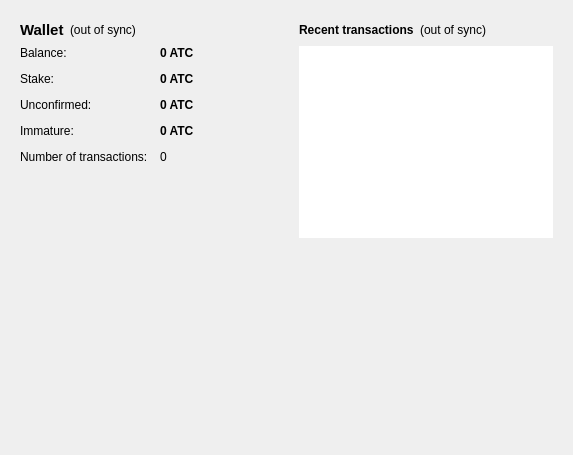
<?xml version="1.0" encoding="UTF-8"?>
<ui version="4.0">
 <class>OverviewPage</class>
 <widget class="QWidget" name="OverviewPage">
  <property name="geometry">
   <rect>
    <x>0</x>
    <y>0</y>
    <width>573</width>
    <height>455</height>
   </rect>
  </property>
  <property name="windowTitle">
   <string>Form</string>
  </property>
  <layout class="QHBoxLayout" name="horizontalLayout" stretch="1,1">
   <item>
    <layout class="QVBoxLayout" name="verticalLayout_2">
     <item>
      <widget class="QFrame" name="frame">
       <layout class="QVBoxLayout" name="verticalLayout_4">
        <item>
         <layout class="QHBoxLayout" name="horizontalLayout_4">
          <item>
           <widget class="QLabel" name="label_5">
            <property name="font">
             <font>
              <pointsize>11</pointsize>
              <weight>75</weight>
              <bold>true</bold>
             </font>
            </property>
            <property name="text">
             <string>Wallet</string>
            </property>
           </widget>
          </item>
          <item>
           <widget class="QLabel" name="labelWalletStatus">
            <property name="toolTip">
             <string>The displayed information may be out of date. Your wallet automatically synchronizes with the AtlasCoin network after a connection is established, but this process has not completed yet.</string>
            </property>
            <property name="text">
             <string notr="true">(out of sync)</string>
            </property>
            <property name="alignment">
             <set>Qt::AlignLeading|Qt::AlignLeft|Qt::AlignVCenter</set>
            </property>
           </widget>
          </item>
          <item>
           <spacer name="horizontalSpacer_2">
            <property name="orientation">
             <enum>Qt::Horizontal</enum>
            </property>
            <property name="sizeHint" stdset="0">
             <size>
              <width>40</width>
              <height>20</height>
             </size>
            </property>
           </spacer>
          </item>
         </layout>
        </item>
        <item>
         <layout class="QFormLayout" name="formLayout_2">
          <property name="fieldGrowthPolicy">
           <enum>QFormLayout::AllNonFixedFieldsGrow</enum>
          </property>
          <property name="horizontalSpacing">
           <number>12</number>
          </property>
          <property name="verticalSpacing">
           <number>12</number>
          </property>
          <item row="0" column="0">
           <widget class="QLabel" name="label">
            <property name="text">
             <string>Balance:</string>
            </property>
           </widget>
          </item>
          <item row="0" column="1">
           <widget class="QLabel" name="labelBalance">
            <property name="font">
             <font>
              <weight>75</weight>
              <bold>true</bold>
             </font>
            </property>
            <property name="cursor">
             <cursorShape>IBeamCursor</cursorShape>
            </property>
            <property name="toolTip">
             <string>Your current balance</string>
            </property>
            <property name="text">
             <string notr="true">0 ATC</string>
            </property>
            <property name="textInteractionFlags">
             <set>Qt::LinksAccessibleByMouse|Qt::TextSelectableByKeyboard|Qt::TextSelectableByMouse</set>
            </property>
           </widget>
          </item>
          <item row="1" column="0">
           <widget class="QLabel" name="label_6">
            <property name="text">
             <string>Stake:</string>
            </property>
           </widget>
          </item>
          <item row="1" column="1">
           <widget class="QLabel" name="labelStake">
            <property name="font">
             <font>
              <weight>75</weight>
              <bold>true</bold>
             </font>
            </property>
            <property name="cursor">
             <cursorShape>IBeamCursor</cursorShape>
            </property>
            <property name="toolTip">
             <string>Total of coins that was staked, and do not yet count toward the current balance</string>
            </property>
            <property name="text">
             <string notr="true">0 ATC</string>
            </property>
            <property name="textInteractionFlags">
             <set>Qt::LinksAccessibleByMouse|Qt::TextSelectableByKeyboard|Qt::TextSelectableByMouse</set>
            </property>
           </widget>
          </item>
          <item row="2" column="0">
           <widget class="QLabel" name="label_3">
            <property name="text">
             <string>Unconfirmed:</string>
            </property>
           </widget>
          </item>
          <item row="2" column="1">
           <widget class="QLabel" name="labelUnconfirmed">
            <property name="font">
             <font>
              <weight>75</weight>
              <bold>true</bold>
             </font>
            </property>
            <property name="cursor">
             <cursorShape>IBeamCursor</cursorShape>
            </property>
            <property name="toolTip">
             <string>Total of transactions that have yet to be confirmed, and do not yet count toward the current balance</string>
            </property>
            <property name="text">
             <string notr="true">0 ATC</string>
            </property>
            <property name="textInteractionFlags">
             <set>Qt::LinksAccessibleByMouse|Qt::TextSelectableByKeyboard|Qt::TextSelectableByMouse</set>
            </property>
           </widget>
          </item>
          <item row="3" column="0">
           <widget class="QLabel" name="labelImmatureText">
            <property name="text">
             <string>Immature:</string>
            </property>
           </widget>
          </item>
          <item row="3" column="1">
           <widget class="QLabel" name="labelImmature">
            <property name="font">
             <font>
              <weight>75</weight>
              <bold>true</bold>
             </font>
            </property>
            <property name="toolTip">
             <string>Mined balance that has not yet matured</string>
            </property>
            <property name="text">
             <string notr="true">0 ATC</string>
            </property>
            <property name="textInteractionFlags">
             <set>Qt::LinksAccessibleByMouse|Qt::TextSelectableByKeyboard|Qt::TextSelectableByMouse</set>
            </property>
           </widget>
          </item>
          <item row="4" column="0">
           <widget class="QLabel" name="label_2">
            <property name="text">
             <string>Number of transactions:</string>
            </property>
           </widget>
          </item>
          <item row="4" column="1">
           <widget class="QLabel" name="labelNumTransactions">
            <property name="toolTip">
             <string>Total number of transactions in wallet</string>
            </property>
            <property name="text">
             <string notr="true">0</string>
            </property>
           </widget>
          </item>
         </layout>
        </item>
       </layout>
      </widget>
     </item>
     <item>
      <spacer name="verticalSpacer">
       <property name="orientation">
        <enum>Qt::Vertical</enum>
       </property>
       <property name="sizeHint" stdset="0">
        <size>
         <width>20</width>
         <height>40</height>
        </size>
       </property>
      </spacer>
     </item>
     <item>
      <widget class="QLabel" name="label_61">
       <property name="text">
        <string/>
       </property>
       <property name="pixmap">
        <pixmap resource="../bitcoin.qrc">:/images/backg</pixmap>
       </property>
       <property name="scaledContents">
        <bool>false</bool>
       </property>
       <property name="alignment">
        <set>Qt::AlignCenter</set>
       </property>
       <property name="margin">
        <number>-2</number>
       </property>
      </widget>
     </item>
    </layout>
   </item>
   <item>
    <layout class="QVBoxLayout" name="verticalLayout_3">
     <item>
      <widget class="QFrame" name="frame_2">
       <layout class="QVBoxLayout" name="verticalLayout">
        <item>
         <layout class="QHBoxLayout" name="horizontalLayout_2">
          <item>
           <widget class="QLabel" name="label_4">
            <property name="text">
             <string>&lt;b&gt;Recent transactions&lt;/b&gt;</string>
            </property>
           </widget>
          </item>
          <item>
           <widget class="QLabel" name="labelTransactionsStatus">
            <property name="toolTip">
             <string>The displayed information may be out of date. Your wallet automatically synchronizes with the AtlasCoin network after a connection is established, but this process has not completed yet.</string>
            </property>
            <property name="text">
             <string notr="true">(out of sync)</string>
            </property>
            <property name="alignment">
             <set>Qt::AlignRight|Qt::AlignTrailing|Qt::AlignVCenter</set>
            </property>
           </widget>
          </item>
          <item>
           <spacer name="horizontalSpacer">
            <property name="orientation">
             <enum>Qt::Horizontal</enum>
            </property>
            <property name="sizeHint" stdset="0">
             <size>
              <width>40</width>
              <height>20</height>
             </size>
            </property>
           </spacer>
          </item>
         </layout>
        </item>
        <item>
         <widget class="QListView" name="listTransactions">
          <property name="frameShape">
           <enum>QFrame::NoFrame</enum>
          </property>
          <property name="verticalScrollBarPolicy">
           <enum>Qt::ScrollBarAlwaysOff</enum>
          </property>
          <property name="horizontalScrollBarPolicy">
           <enum>Qt::ScrollBarAlwaysOff</enum>
          </property>
          <property name="selectionMode">
           <enum>QAbstractItemView::NoSelection</enum>
          </property>
         </widget>
        </item>
       </layout>
      </widget>
     </item>
     <item>
      <spacer name="verticalSpacer_2">
       <property name="orientation">
        <enum>Qt::Vertical</enum>
       </property>
       <property name="sizeHint" stdset="0">
        <size>
         <width>20</width>
         <height>40</height>
        </size>
       </property>
      </spacer>
     </item>
    </layout>
   </item>
  </layout>
 </widget>
 <resources>
  <include location="../bitcoin.qrc"/>
 </resources>
 <connections/>
</ui>
